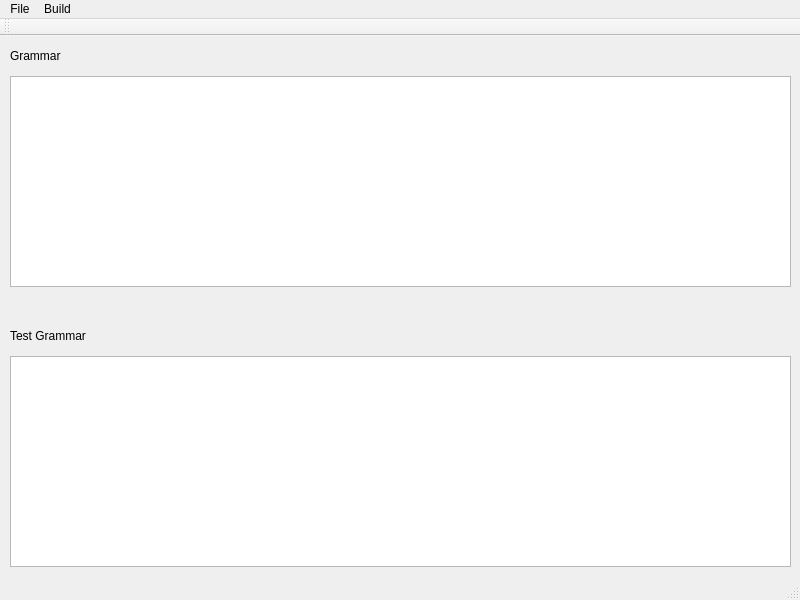
<?xml version="1.0" encoding="UTF-8"?>
<ui version="4.0">
 <class>MainWindow</class>
 <widget class="QMainWindow" name="MainWindow">
  <property name="geometry">
   <rect>
    <x>0</x>
    <y>0</y>
    <width>800</width>
    <height>600</height>
   </rect>
  </property>
  <property name="windowTitle">
   <string>MainWindow</string>
  </property>
  <property name="tabShape">
   <enum>QTabWidget::Triangular</enum>
  </property>
  <widget class="QWidget" name="centralWidget">
   <widget class="QTextEdit" name="textEdit">
    <property name="geometry">
     <rect>
      <x>10</x>
      <y>40</y>
      <width>781</width>
      <height>211</height>
     </rect>
    </property>
   </widget>
   <widget class="QTextEdit" name="textEdit_2">
    <property name="geometry">
     <rect>
      <x>10</x>
      <y>320</y>
      <width>781</width>
      <height>211</height>
     </rect>
    </property>
   </widget>
   <widget class="QLabel" name="label">
    <property name="geometry">
     <rect>
      <x>10</x>
      <y>10</y>
      <width>63</width>
      <height>20</height>
     </rect>
    </property>
    <property name="text">
     <string>Grammar</string>
    </property>
   </widget>
   <widget class="QLabel" name="label_2">
    <property name="geometry">
     <rect>
      <x>10</x>
      <y>290</y>
      <width>101</width>
      <height>20</height>
     </rect>
    </property>
    <property name="text">
     <string>Test Grammar</string>
    </property>
   </widget>
  </widget>
  <widget class="QMenuBar" name="menuBar">
   <property name="geometry">
    <rect>
     <x>0</x>
     <y>0</y>
     <width>800</width>
     <height>25</height>
    </rect>
   </property>
   <widget class="QMenu" name="menuFile">
    <property name="title">
     <string>File</string>
    </property>
    <addaction name="actionOpen_File"/>
    <addaction name="actionSave_File"/>
    <addaction name="actionSave_as"/>
    <addaction name="actionClose_File"/>
    <addaction name="separator"/>
    <addaction name="actionExit"/>
   </widget>
   <widget class="QMenu" name="menuRun">
    <property name="title">
     <string>Build</string>
    </property>
    <addaction name="actionRun"/>
    <addaction name="actionJavac"/>
    <addaction name="separator"/>
    <addaction name="actionGUI"/>
    <addaction name="separator"/>
    <addaction name="actionClean"/>
    <addaction name="separator"/>
    <addaction name="actionBuild_and_Show"/>
   </widget>
   <addaction name="menuFile"/>
   <addaction name="menuRun"/>
  </widget>
  <widget class="QToolBar" name="mainToolBar">
   <attribute name="toolBarArea">
    <enum>TopToolBarArea</enum>
   </attribute>
   <attribute name="toolBarBreak">
    <bool>false</bool>
   </attribute>
  </widget>
  <widget class="QStatusBar" name="statusBar"/>
  <action name="actionOpen_File">
   <property name="text">
    <string>Open</string>
   </property>
   <property name="shortcut">
    <string>Ctrl+O</string>
   </property>
  </action>
  <action name="actionSave_File">
   <property name="text">
    <string>Save</string>
   </property>
   <property name="shortcut">
    <string>Ctrl+S</string>
   </property>
  </action>
  <action name="actionClose_File">
   <property name="text">
    <string>Close</string>
   </property>
   <property name="shortcut">
    <string>Ctrl+W</string>
   </property>
  </action>
  <action name="actionExit">
   <property name="text">
    <string>Exit</string>
   </property>
   <property name="shortcut">
    <string>Ctrl+Q</string>
   </property>
  </action>
  <action name="actionJavac">
   <property name="text">
    <string>Javac</string>
   </property>
   <property name="shortcut">
    <string>Ctrl+J</string>
   </property>
  </action>
  <action name="actionGUI">
   <property name="text">
    <string>GUI</string>
   </property>
   <property name="shortcut">
    <string>Ctrl+G</string>
   </property>
  </action>
  <action name="actionRun">
   <property name="text">
    <string>Antlr</string>
   </property>
   <property name="shortcut">
    <string>Ctrl+H</string>
   </property>
  </action>
  <action name="actionClean">
   <property name="text">
    <string>Clean</string>
   </property>
   <property name="shortcut">
    <string>Ctrl+X</string>
   </property>
  </action>
  <action name="actionBuild_and_Show">
   <property name="text">
    <string>Build and Show</string>
   </property>
  </action>
  <action name="actionSave_as">
   <property name="text">
    <string>Save as.. </string>
   </property>
  </action>
 </widget>
 <layoutdefault spacing="6" margin="11"/>
 <resources/>
 <connections/>
</ui>
